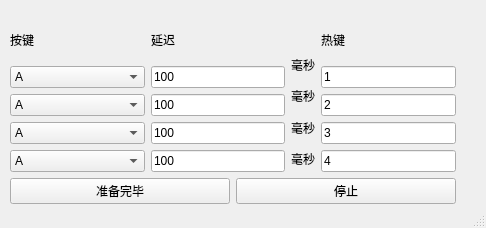
<?xml version="1.0" encoding="UTF-8"?>
<ui version="4.0">
 <class>MainWindow</class>
 <widget class="QMainWindow" name="MainWindow">
  <property name="geometry">
   <rect>
    <x>0</x>
    <y>0</y>
    <width>486</width>
    <height>228</height>
   </rect>
  </property>
  <property name="windowTitle">
   <string>WizardButton</string>
  </property>
  <widget class="QWidget" name="centralwidget">
   <widget class="QWidget" name="layoutWidget">
    <property name="geometry">
     <rect>
      <x>10</x>
      <y>20</y>
      <width>446</width>
      <height>184</height>
     </rect>
    </property>
    <layout class="QVBoxLayout" name="verticalLayout_6">
     <item>
      <layout class="QVBoxLayout" name="verticalLayout_5">
       <item>
        <layout class="QHBoxLayout" name="horizontalLayout">
         <item>
          <layout class="QVBoxLayout" name="verticalLayout">
           <item>
            <widget class="QLabel" name="label">
             <property name="maximumSize">
              <size>
               <width>16777215</width>
               <height>47</height>
              </size>
             </property>
             <property name="font">
              <font>
               <kerning>false</kerning>
              </font>
             </property>
             <property name="text">
              <string>按键</string>
             </property>
            </widget>
           </item>
           <item>
            <widget class="QComboBox" name="comboBox">
             <property name="sizePolicy">
              <sizepolicy hsizetype="Expanding" vsizetype="Fixed">
               <horstretch>0</horstretch>
               <verstretch>0</verstretch>
              </sizepolicy>
             </property>
             <property name="baseSize">
              <size>
               <width>20</width>
               <height>60</height>
              </size>
             </property>
             <property name="currentText">
              <string>A</string>
             </property>
             <item>
              <property name="text">
               <string>A</string>
              </property>
             </item>
             <item>
              <property name="text">
               <string>B</string>
              </property>
             </item>
             <item>
              <property name="text">
               <string>C</string>
              </property>
             </item>
             <item>
              <property name="text">
               <string>D</string>
              </property>
             </item>
             <item>
              <property name="text">
               <string>E</string>
              </property>
             </item>
             <item>
              <property name="text">
               <string>F</string>
              </property>
             </item>
             <item>
              <property name="text">
               <string>G</string>
              </property>
             </item>
             <item>
              <property name="text">
               <string>H</string>
              </property>
             </item>
             <item>
              <property name="text">
               <string>I</string>
              </property>
             </item>
             <item>
              <property name="text">
               <string>J</string>
              </property>
             </item>
             <item>
              <property name="text">
               <string>K</string>
              </property>
             </item>
             <item>
              <property name="text">
               <string>L</string>
              </property>
             </item>
             <item>
              <property name="text">
               <string>M</string>
              </property>
             </item>
             <item>
              <property name="text">
               <string>N</string>
              </property>
             </item>
             <item>
              <property name="text">
               <string>O</string>
              </property>
             </item>
             <item>
              <property name="text">
               <string>P</string>
              </property>
             </item>
             <item>
              <property name="text">
               <string>Q</string>
              </property>
             </item>
             <item>
              <property name="text">
               <string>R</string>
              </property>
             </item>
             <item>
              <property name="text">
               <string>S</string>
              </property>
             </item>
             <item>
              <property name="text">
               <string>T</string>
              </property>
             </item>
             <item>
              <property name="text">
               <string>U</string>
              </property>
             </item>
             <item>
              <property name="text">
               <string>V</string>
              </property>
             </item>
             <item>
              <property name="text">
               <string>W</string>
              </property>
             </item>
             <item>
              <property name="text">
               <string>X</string>
              </property>
             </item>
             <item>
              <property name="text">
               <string>Y</string>
              </property>
             </item>
             <item>
              <property name="text">
               <string>Z</string>
              </property>
             </item>
             <item>
              <property name="text">
               <string>1</string>
              </property>
             </item>
             <item>
              <property name="text">
               <string>2</string>
              </property>
             </item>
             <item>
              <property name="text">
               <string>3</string>
              </property>
             </item>
             <item>
              <property name="text">
               <string>4</string>
              </property>
             </item>
             <item>
              <property name="text">
               <string>5</string>
              </property>
             </item>
             <item>
              <property name="text">
               <string>6</string>
              </property>
             </item>
             <item>
              <property name="text">
               <string>7</string>
              </property>
             </item>
             <item>
              <property name="text">
               <string>8</string>
              </property>
             </item>
             <item>
              <property name="text">
               <string>9</string>
              </property>
             </item>
             <item>
              <property name="text">
               <string>0</string>
              </property>
             </item>
            </widget>
           </item>
           <item>
            <widget class="QComboBox" name="comboBox_2">
             <property name="sizePolicy">
              <sizepolicy hsizetype="Expanding" vsizetype="Fixed">
               <horstretch>0</horstretch>
               <verstretch>0</verstretch>
              </sizepolicy>
             </property>
             <property name="currentText">
              <string>A</string>
             </property>
             <item>
              <property name="text">
               <string>A</string>
              </property>
             </item>
             <item>
              <property name="text">
               <string>B</string>
              </property>
             </item>
             <item>
              <property name="text">
               <string>C</string>
              </property>
             </item>
             <item>
              <property name="text">
               <string>D</string>
              </property>
             </item>
             <item>
              <property name="text">
               <string>E</string>
              </property>
             </item>
             <item>
              <property name="text">
               <string>F</string>
              </property>
             </item>
             <item>
              <property name="text">
               <string>G</string>
              </property>
             </item>
             <item>
              <property name="text">
               <string>H</string>
              </property>
             </item>
             <item>
              <property name="text">
               <string>I</string>
              </property>
             </item>
             <item>
              <property name="text">
               <string>J</string>
              </property>
             </item>
             <item>
              <property name="text">
               <string>K</string>
              </property>
             </item>
             <item>
              <property name="text">
               <string>L</string>
              </property>
             </item>
             <item>
              <property name="text">
               <string>M</string>
              </property>
             </item>
             <item>
              <property name="text">
               <string>N</string>
              </property>
             </item>
             <item>
              <property name="text">
               <string>O</string>
              </property>
             </item>
             <item>
              <property name="text">
               <string>P</string>
              </property>
             </item>
             <item>
              <property name="text">
               <string>Q</string>
              </property>
             </item>
             <item>
              <property name="text">
               <string>R</string>
              </property>
             </item>
             <item>
              <property name="text">
               <string>S</string>
              </property>
             </item>
             <item>
              <property name="text">
               <string>T</string>
              </property>
             </item>
             <item>
              <property name="text">
               <string>U</string>
              </property>
             </item>
             <item>
              <property name="text">
               <string>V</string>
              </property>
             </item>
             <item>
              <property name="text">
               <string>W</string>
              </property>
             </item>
             <item>
              <property name="text">
               <string>X</string>
              </property>
             </item>
             <item>
              <property name="text">
               <string>Y</string>
              </property>
             </item>
             <item>
              <property name="text">
               <string>Z</string>
              </property>
             </item>
             <item>
              <property name="text">
               <string>1</string>
              </property>
             </item>
             <item>
              <property name="text">
               <string>2</string>
              </property>
             </item>
             <item>
              <property name="text">
               <string>3</string>
              </property>
             </item>
             <item>
              <property name="text">
               <string>4</string>
              </property>
             </item>
             <item>
              <property name="text">
               <string>5</string>
              </property>
             </item>
             <item>
              <property name="text">
               <string>6</string>
              </property>
             </item>
             <item>
              <property name="text">
               <string>7</string>
              </property>
             </item>
             <item>
              <property name="text">
               <string>8</string>
              </property>
             </item>
             <item>
              <property name="text">
               <string>9</string>
              </property>
             </item>
             <item>
              <property name="text">
               <string>0</string>
              </property>
             </item>
            </widget>
           </item>
           <item>
            <widget class="QComboBox" name="comboBox_3">
             <property name="sizePolicy">
              <sizepolicy hsizetype="Expanding" vsizetype="Fixed">
               <horstretch>0</horstretch>
               <verstretch>0</verstretch>
              </sizepolicy>
             </property>
             <property name="currentText">
              <string>A</string>
             </property>
             <item>
              <property name="text">
               <string>A</string>
              </property>
             </item>
             <item>
              <property name="text">
               <string>B</string>
              </property>
             </item>
             <item>
              <property name="text">
               <string>C</string>
              </property>
             </item>
             <item>
              <property name="text">
               <string>D</string>
              </property>
             </item>
             <item>
              <property name="text">
               <string>E</string>
              </property>
             </item>
             <item>
              <property name="text">
               <string>F</string>
              </property>
             </item>
             <item>
              <property name="text">
               <string>G</string>
              </property>
             </item>
             <item>
              <property name="text">
               <string>H</string>
              </property>
             </item>
             <item>
              <property name="text">
               <string>I</string>
              </property>
             </item>
             <item>
              <property name="text">
               <string>J</string>
              </property>
             </item>
             <item>
              <property name="text">
               <string>K</string>
              </property>
             </item>
             <item>
              <property name="text">
               <string>L</string>
              </property>
             </item>
             <item>
              <property name="text">
               <string>M</string>
              </property>
             </item>
             <item>
              <property name="text">
               <string>N</string>
              </property>
             </item>
             <item>
              <property name="text">
               <string>O</string>
              </property>
             </item>
             <item>
              <property name="text">
               <string>P</string>
              </property>
             </item>
             <item>
              <property name="text">
               <string>Q</string>
              </property>
             </item>
             <item>
              <property name="text">
               <string>R</string>
              </property>
             </item>
             <item>
              <property name="text">
               <string>S</string>
              </property>
             </item>
             <item>
              <property name="text">
               <string>T</string>
              </property>
             </item>
             <item>
              <property name="text">
               <string>U</string>
              </property>
             </item>
             <item>
              <property name="text">
               <string>V</string>
              </property>
             </item>
             <item>
              <property name="text">
               <string>W</string>
              </property>
             </item>
             <item>
              <property name="text">
               <string>X</string>
              </property>
             </item>
             <item>
              <property name="text">
               <string>Y</string>
              </property>
             </item>
             <item>
              <property name="text">
               <string>Z</string>
              </property>
             </item>
             <item>
              <property name="text">
               <string>1</string>
              </property>
             </item>
             <item>
              <property name="text">
               <string>2</string>
              </property>
             </item>
             <item>
              <property name="text">
               <string>3</string>
              </property>
             </item>
             <item>
              <property name="text">
               <string>4</string>
              </property>
             </item>
             <item>
              <property name="text">
               <string>5</string>
              </property>
             </item>
             <item>
              <property name="text">
               <string>6</string>
              </property>
             </item>
             <item>
              <property name="text">
               <string>7</string>
              </property>
             </item>
             <item>
              <property name="text">
               <string>8</string>
              </property>
             </item>
             <item>
              <property name="text">
               <string>9</string>
              </property>
             </item>
             <item>
              <property name="text">
               <string>0</string>
              </property>
             </item>
            </widget>
           </item>
           <item>
            <widget class="QComboBox" name="comboBox_4">
             <property name="sizePolicy">
              <sizepolicy hsizetype="Expanding" vsizetype="Fixed">
               <horstretch>0</horstretch>
               <verstretch>0</verstretch>
              </sizepolicy>
             </property>
             <property name="currentText">
              <string>A</string>
             </property>
             <item>
              <property name="text">
               <string>A</string>
              </property>
             </item>
             <item>
              <property name="text">
               <string>B</string>
              </property>
             </item>
             <item>
              <property name="text">
               <string>C</string>
              </property>
             </item>
             <item>
              <property name="text">
               <string>D</string>
              </property>
             </item>
             <item>
              <property name="text">
               <string>E</string>
              </property>
             </item>
             <item>
              <property name="text">
               <string>F</string>
              </property>
             </item>
             <item>
              <property name="text">
               <string>G</string>
              </property>
             </item>
             <item>
              <property name="text">
               <string>H</string>
              </property>
             </item>
             <item>
              <property name="text">
               <string>I</string>
              </property>
             </item>
             <item>
              <property name="text">
               <string>J</string>
              </property>
             </item>
             <item>
              <property name="text">
               <string>K</string>
              </property>
             </item>
             <item>
              <property name="text">
               <string>L</string>
              </property>
             </item>
             <item>
              <property name="text">
               <string>M</string>
              </property>
             </item>
             <item>
              <property name="text">
               <string>N</string>
              </property>
             </item>
             <item>
              <property name="text">
               <string>O</string>
              </property>
             </item>
             <item>
              <property name="text">
               <string>P</string>
              </property>
             </item>
             <item>
              <property name="text">
               <string>Q</string>
              </property>
             </item>
             <item>
              <property name="text">
               <string>R</string>
              </property>
             </item>
             <item>
              <property name="text">
               <string>S</string>
              </property>
             </item>
             <item>
              <property name="text">
               <string>T</string>
              </property>
             </item>
             <item>
              <property name="text">
               <string>U</string>
              </property>
             </item>
             <item>
              <property name="text">
               <string>V</string>
              </property>
             </item>
             <item>
              <property name="text">
               <string>W</string>
              </property>
             </item>
             <item>
              <property name="text">
               <string>X</string>
              </property>
             </item>
             <item>
              <property name="text">
               <string>Y</string>
              </property>
             </item>
             <item>
              <property name="text">
               <string>Z</string>
              </property>
             </item>
             <item>
              <property name="text">
               <string>1</string>
              </property>
             </item>
             <item>
              <property name="text">
               <string>2</string>
              </property>
             </item>
             <item>
              <property name="text">
               <string>3</string>
              </property>
             </item>
             <item>
              <property name="text">
               <string>4</string>
              </property>
             </item>
             <item>
              <property name="text">
               <string>5</string>
              </property>
             </item>
             <item>
              <property name="text">
               <string>6</string>
              </property>
             </item>
             <item>
              <property name="text">
               <string>7</string>
              </property>
             </item>
             <item>
              <property name="text">
               <string>8</string>
              </property>
             </item>
             <item>
              <property name="text">
               <string>9</string>
              </property>
             </item>
             <item>
              <property name="text">
               <string>0</string>
              </property>
             </item>
            </widget>
           </item>
          </layout>
         </item>
         <item>
          <layout class="QVBoxLayout" name="verticalLayout_2">
           <item>
            <widget class="QLabel" name="label_2">
             <property name="font">
              <font>
               <kerning>false</kerning>
              </font>
             </property>
             <property name="text">
              <string>延迟</string>
             </property>
            </widget>
           </item>
           <item>
            <widget class="QLineEdit" name="lineEdit_a1">
             <property name="enabled">
              <bool>true</bool>
             </property>
             <property name="text">
              <string>100</string>
             </property>
            </widget>
           </item>
           <item>
            <widget class="QLineEdit" name="lineEdit_a2">
             <property name="text">
              <string>100</string>
             </property>
            </widget>
           </item>
           <item>
            <widget class="QLineEdit" name="lineEdit_a3">
             <property name="text">
              <string>100</string>
             </property>
            </widget>
           </item>
           <item>
            <widget class="QLineEdit" name="lineEdit_a4">
             <property name="text">
              <string>100</string>
             </property>
            </widget>
           </item>
          </layout>
         </item>
         <item>
          <layout class="QVBoxLayout" name="verticalLayout_3">
           <item>
            <widget class="QLabel" name="label_7">
             <property name="text">
              <string/>
             </property>
            </widget>
           </item>
           <item>
            <widget class="QLabel" name="label_4">
             <property name="text">
              <string>毫秒</string>
             </property>
            </widget>
           </item>
           <item>
            <widget class="QLabel" name="label_3">
             <property name="text">
              <string>毫秒</string>
             </property>
            </widget>
           </item>
           <item>
            <widget class="QLabel" name="label_6">
             <property name="text">
              <string>毫秒</string>
             </property>
            </widget>
           </item>
           <item>
            <widget class="QLabel" name="label_5">
             <property name="text">
              <string>毫秒</string>
             </property>
            </widget>
           </item>
          </layout>
         </item>
         <item>
          <layout class="QVBoxLayout" name="verticalLayout_4">
           <item>
            <widget class="QLabel" name="label_8">
             <property name="text">
              <string>热键</string>
             </property>
            </widget>
           </item>
           <item>
            <widget class="QLineEdit" name="lineEdit_b1">
             <property name="text">
              <string>1</string>
             </property>
            </widget>
           </item>
           <item>
            <widget class="QLineEdit" name="lineEdit_b2">
             <property name="text">
              <string>2</string>
             </property>
            </widget>
           </item>
           <item>
            <widget class="QLineEdit" name="lineEdit_b3">
             <property name="text">
              <string>3</string>
             </property>
            </widget>
           </item>
           <item>
            <widget class="QLineEdit" name="lineEdit_b4">
             <property name="text">
              <string>4</string>
             </property>
            </widget>
           </item>
          </layout>
         </item>
        </layout>
       </item>
      </layout>
     </item>
     <item>
      <layout class="QHBoxLayout" name="horizontalLayout_2">
       <item>
        <widget class="QPushButton" name="pushButton">
         <property name="text">
          <string>准备完毕</string>
         </property>
        </widget>
       </item>
       <item>
        <widget class="QPushButton" name="pushButton_2">
         <property name="text">
          <string>停止</string>
         </property>
        </widget>
       </item>
      </layout>
     </item>
    </layout>
   </widget>
  </widget>
  <widget class="QStatusBar" name="statusbar"/>
 </widget>
 <resources/>
 <connections/>
</ui>
